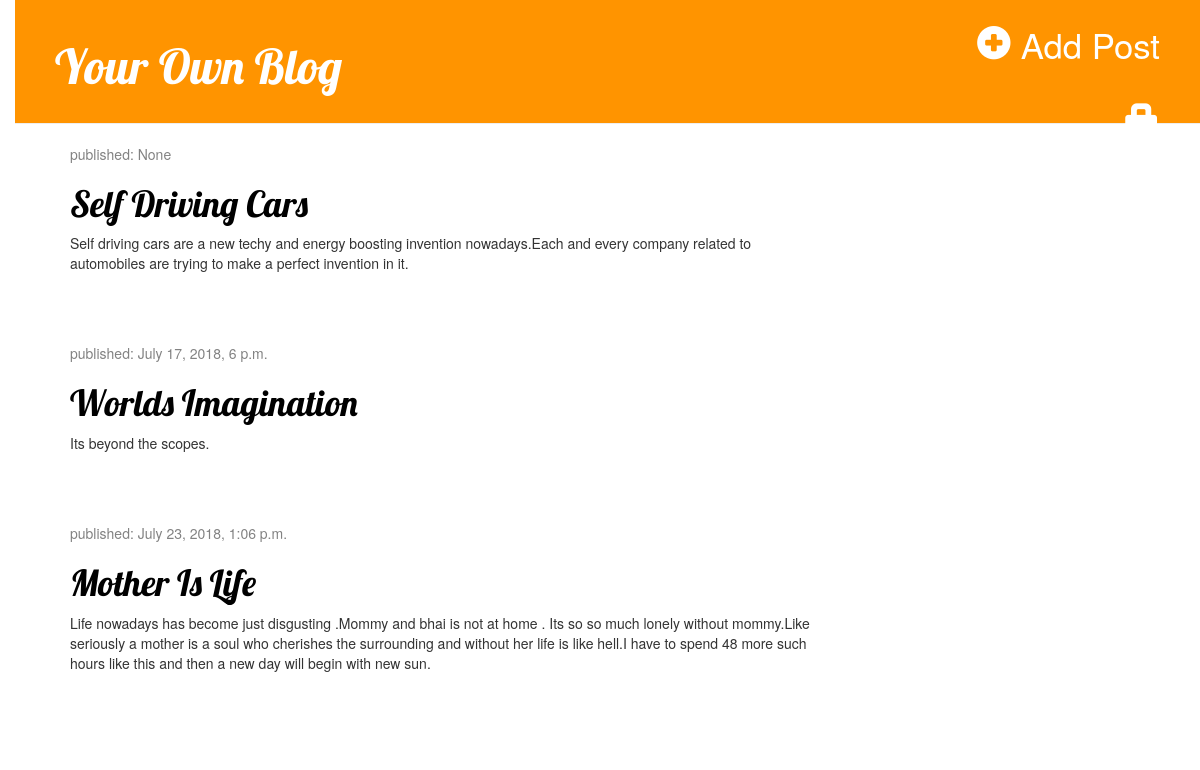
The page /Profiles/ on the database its author committed.
### Profiles/models.py (models this page shows, shortened)
class Post (models.Model):
    author=models.ForeignKey('auth.User',on_delete=models.CASCADE)
    title =models.CharField(max_length=200)
    text = models.TextField()
    created_date=models.DateTimeField(default=timezone.now)
    published_date=models.DateTimeField(blank=True,null=True)

### Profiles/views.py (the view)
# urls.py: path('',views.PostList.as_view(),name='postlist'),
class PostList(generic.ListView):
    template_name ='Profiles/index.html'
    def get_queryset(self):
        return Post.objects.all()

### Profiles/templates/Profiles/index.html
{%  extends 'Profiles/base.html' %}
{% block content %}
{% for post in object_list %}
            <div class="post">
                <div class="date">
                    <p>published: {{ post.published_date }}</p>
                </div>
                    <h1><a href="{% url 'Profiles:detail' post.id %}">{{ post.title }}</a></h1>
                    <p>{{ post.text|linebreaksbr }}</p>
            </div>
{% endfor %}
{% endblock %}

### Profiles/templates/Profiles/base.html (shortened to what this page needs)
{% load staticfiles %}
<html>
<head>
    <link rel="stylesheet" href="https://maxcdn.bootstrapcdn.com/bootstrap/3.3.7/css/bootstrap.min.css">
    <link rel="stylesheet" href="https://maxcdn.bootstrapcdn.com/bootstrap/3.3.7/css/bootstrap.min.css">
    <link rel="stylesheet" href="{% static 'Profiles/style.css' %}">
</head>
<body>
<div class="page-header">
    <a href="{% url 'Profiles:addpost' %}" class="top-menu">
                         <span class="glyphicon glyphicon-plus-sign" aria-hidden="true"></span>&nbsp;Add Post
                     </a>
    <h1><a href="{% url 'Profiles:postlist' %}">Your Own Blog</a></h1>
     <a href="{% url 'Profiles:login' %}" class="top-menu"><span class="glyphicon glyphicon-lock"></span></a>
</div>
<div class="content container">
    <div class="row">
        <div class="col-md-8">
            {%  block content %}
            {% endblock %}
        </div>
    </div>
</div>
</body>
</html>

### Profiles/static/Profiles/style.css (style rules this page uses)
h1 a { color: #FCA205; }
body { padding-left: 15px; }
h1 a { color: #FCA205; font-family: 'Lobster'; }
.page-header { background-color: #ff9400; margin-top: 0; padding: 20px 20px 20px 40px; }
.page-header h1, .page-header h1 a, .page-header h1 a:visited, .page-header h1 a:active { color: #ffffff; font-size: 36pt; text-decoration: none; }
.content { margin-left: 40px; }
h1, h2, h3, h4 { font-family: 'Lobster', cursive; }
.date { color: #828282; }
.top-menu, .top-menu:hover, .top-menu:visited { color: #ffffff; float: right; font-size: 26pt; margin-right: 20px; }
.post { margin-bottom: 70px; }
.post h1 a, .post h1 a:visited { color: #000000; }

### rows shown on the page
Post: published_date "None", title "Self Driving Cars", text "Self driving cars are a new techy and energy boosting invention nowadays.Each and every company related to automobiles are trying to make a perfect invention in it."
Post: published_date "July 17, 2018, 6 p.m.", title "Worlds Imagination", text "Its beyond the scopes."
Post: published_date "July 23, 2018, 1:06 p.m.", title "Mother Is Life", text "Life nowadays has become just disgusting .Mommy and bhai is not at home . Its so so much lonely without mommy.Like seriously a mother is a soul who cherishes the surrounding and without her life is like hell.I have to spend 48 more such hours like this and then a new day will begin with new sun."
